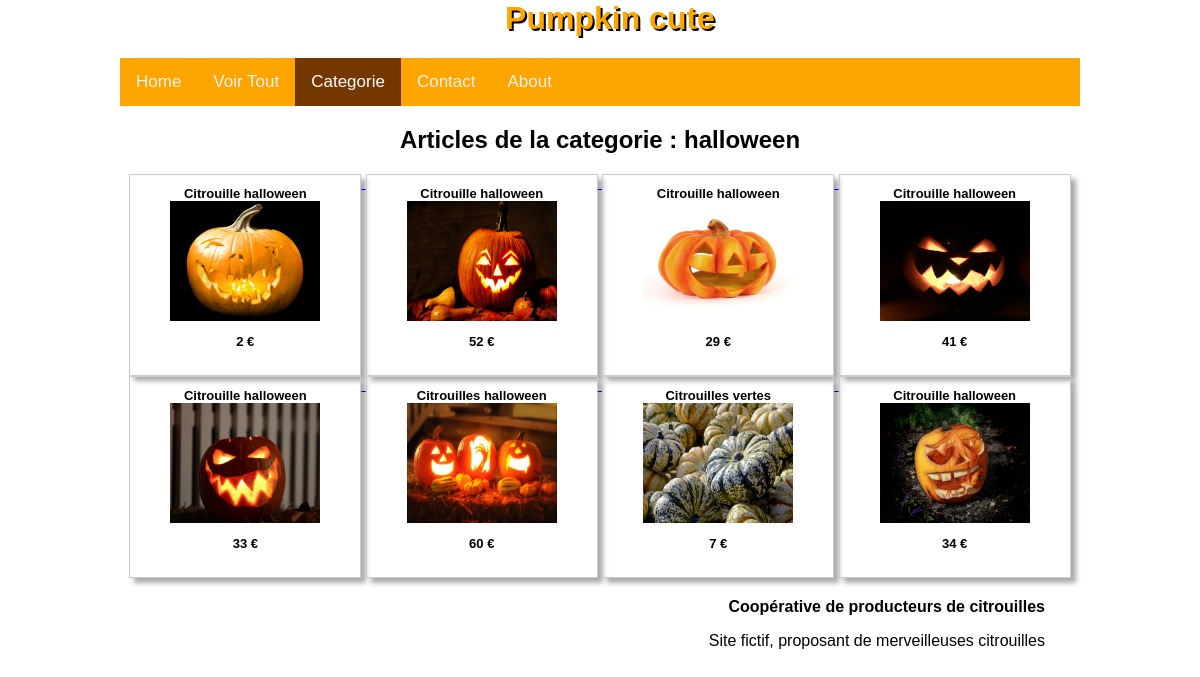
The app's page /controler/pageCategorie.ctrl.php with its own data.
### tables this page shows
CREATE TABLE categorie (
	id INTEGER PRIMARY KEY,
	nom TEXT
);

CREATE TABLE article (
	ref INTEGER PRIMARY KEY,
	libelle TEXT,
	categorie INTEGER,
	provenance TEXT,
	compInfos TEXT,
	prix REAL,
	image TEXT,
	FOREIGN KEY(categorie) REFERENCES categorie(id)
);

### framework/view.class.php (called while the page is built, shortened)
<?php
class View {
  function display(string $filename) {
      $p = "../view/".$filename;
    include($p);
  }
}
?>

### controler/pageCategorie.ctrl.php (called while the page is built)
<?php
include_once("../framework/view.class.php");
include_once("../model/DAO.class.php");
$config = parse_ini_file('../config/config.ini');
$dao = new DAO($config['database_path']);
if (isset($_GET['id']) && ( $_GET['id'] <= 4 && $_GET['id'] >= 1)) {
  $categorie = $_GET['id'];
  $articles = $dao->getArticlesCat($categorie);
  $cat = $dao->getCategorie($categorie);
} else {
  $articles = $dao->getArticlesCat(1);
  $cat = $dao->getCategorie(1);
}
$view = new View();
$view->assign('articles',$articles);
$view->assign('categorie',$cat);
$view->assign('images_path',$config['images_path']);
$view->display("categories.view.php")
?>

### model/DAO.class.php (called while the page is built, shortened)
<?php
require_once('../model/Article.class.php');
require_once('../model/Categorie.class.php');
class DAO {
  private $db;
  function __construct(string $path) {
    $database = 'sqlite:' . $path . 'citrouille.db';
      try {
        $this->db = new PDO($database);
         }
      catch (PDOException $e){
        die("erreur de connexion:".$e->getMessage());
      }
  }
  function getArticlesCat(int $cat): array {
    $sqlAnswer = $this->db->query('select * from article where categorie='. $cat);
    $res = $sqlAnswer->fetchAll(PDO::FETCH_CLASS,'Article');
    return $res;
  }
  function getCategorie(int $id): Categorie {
    $sqlAnswer = $this->db->query('select * from categorie where id='. $id);
    $res = $sqlAnswer->fetchAll(PDO::FETCH_CLASS,'Categorie');
    return $res[0];
  }
}
?>

### model/Categorie.class.php (called while the page is built, shortened)
<?php
    class Categorie {
        private $nom;
        function getNom() : string {
          return $this->nom;
        }
}
?>

### model/Article.class.php (called while the page is built, shortened)
<?php
    class Article {
        private $ref;
        private $libelle;
        private $prix;
        private $image;
        function getRef() : int {
          return $this->ref;
        }
        function getLibelle() : string {
          return $this->libelle;
        }
        function getPrix() : float {
          return $this->prix;
        }
        function getImage() : string {
          return $this->image;
        }
}
?>

### view/categories.view.php (the view, shortened to what this page needs)
<html>
<head>
<link rel="stylesheet" type="text/css" href="../view/design/styleCatalogue.css">
</head>
<body>
  <header>
    <h1>Pumpkin cute</h1>
    <link rel="stylesheet" href="https://cdnjs.cloudflare.com/ajax/libs/font-awesome/4.7.0/css/font-awesome.min.css">
    <div class="topnav" id="myTopnav">
      <a href="../controler/affichePagePrincipale.ctrl.php">Home</a>
      <a href="#catalogue">Voir Tout</a>
      <a href="../controler/pageCategorie.ctrl.php" class="active">Categorie</a>
      <a href="../controler/pageContact.ctrl.php">Contact</a>
      <a href="../controler/pageAbout.ctrl.php">About</a>
    </div>
  </header>
  <h2> Articles de la categorie : <?= $categorie->getNom() ?></h2>
  <?php
    foreach($articles as $res){   ?>
      <a href="pageArticle.ctrl.php?ref=<?=$res->getRef()?>">
      <article>
    <h2> <?= $res->getLibelle() ?></h>
           <img src="<?=$images_path . $res->getImage()?>" alt="citrouille"/>
           <p> <?= $res->getPrix() ?> €</p>
     </article>
     </a>
    <?php } ?>
    <footer>
      <div class="foot">
        <a href="https://www.producteurs-savoie-mont-blanc.com/citrouilles-potimarrons.html"> Coopérative de producteurs de citrouilles</a>
      </p>Site fictif, proposant de merveilleuses citrouilles</p>
    </div>
  </footer>
</body>
</html>

### view/design/styleCatalogue.css (style rules this page uses)
body { font-family: "Arial"; width: 80%; margin: auto; text-align: center; }
header h1 { padding-left : 20px; color: #FFA500; text-shadow: 2px 2px #000000; text-align: center; }
article { width: 220px; height: 200px; display: inline-block; border: 1px solid #CCC; box-shadow: 5px 5px 5px #AAA; padding-left: 5px; padding-right: 5px; vertical-align: top; text-align: center; }
article h2 { font-size:small; color: black; }
article img { width: 150px; height: 120px; }
article p { color: black; }
footer { text-align: right; padding-right: 15px; }
.foot { padding: 20px; }
.foot a { color: #000000; text-decoration: none; font-weight: bold; }
.topnav { background-color: #FFA500; color: red; overflow: hidden; }
.topnav a { float: left; display: block; color: #f2f2f2; text-align: center; padding: 14px 16px; text-decoration: none; font-size: 17px; }
.topnav a.active { background-color: #753700; color: white; }

### records on screen
categorie: nom "halloween"
article: libelle "Citrouille halloween", image (picture), prix "2"
article: libelle "Citrouille halloween", image (picture), prix "52"
article: libelle "Citrouille halloween", image (picture), prix "29"
article: libelle "Citrouille halloween", image (picture), prix "41"
article: libelle "Citrouille halloween", image (picture), prix "33"
article: libelle "Citrouilles halloween", image (picture), prix "60"
article: libelle "Citrouilles vertes", image (picture), prix "7"
article: libelle "Citrouille halloween", image (picture), prix "34"
